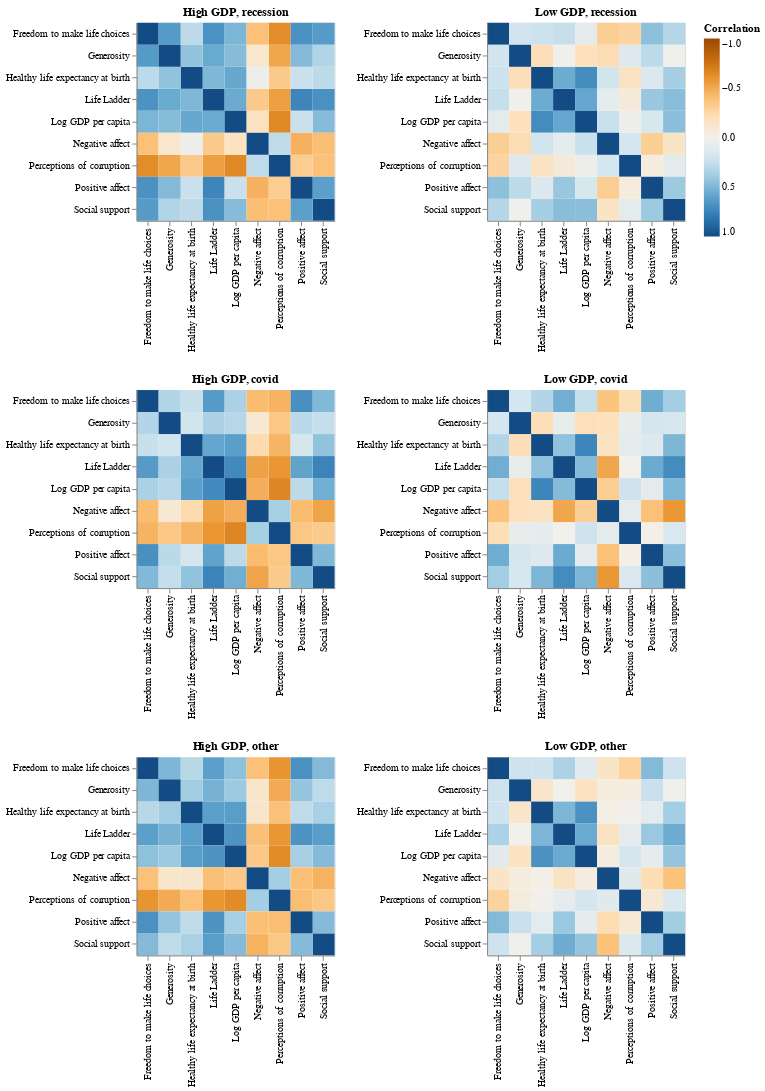

Notebook code for this chart:
### Markdown cell above
<p><p>Based on our breakdown of the Log GDP per capita, we are interested in exploring the impacts of specific global events such as the Great Recession (2008-2009) & the COVID-19 Pandemic (2020-2022), and how these events may have impacted the happiness of populations in both high GDP nations and low GDP nations. By organizing the data further with these two categorical variables, we may see whether a change in these factors would have some significant impact on the relationships between various signifiers of happiness in nations across the world.</p></p>

### Code cell
# split data into 6 groups: high gdp during covid, high gdp during recession, high gdp other,
# low gdp during covid, low gdp during recession, and low gdp other
highgdp_rec = data[(data['Wealth'] == 'High') & (data['Indicator'] == 'recession')]
highgdp_rec.drop(['Wealth', 'Indicator'], axis=1, inplace=True)
lowgdp_rec = data[(data['Wealth'] == 'Low') & (data['Indicator'] == 'recession')]
lowgdp_rec.drop(['Wealth', 'Indicator'], axis=1, inplace=True)
highgdp_covid = data[(data['Wealth'] == 'High') & (data['Indicator'] == 'covid')]
highgdp_covid.drop(['Wealth', 'Indicator'], axis=1, inplace=True)
lowgdp_covid = data[(data['Wealth'] == 'Low') & (data['Indicator'] == 'covid')]
lowgdp_covid.drop(['Wealth', 'Indicator'], axis=1, inplace=True)
highgdp_other = data[(data['Wealth'] == 'High') & (data['Indicator'] == 'other')]
highgdp_other.drop(['Wealth', 'Indicator'], axis=1, inplace=True)
lowgdp_other = data[(data['Wealth'] == 'Low') & (data['Indicator'] == 'other')]
lowgdp_other.drop(['Wealth', 'Indicator'], axis=1, inplace=True)

# compute pairwise correlations of variables for each group
corr_mx1=highgdp_rec.corr()
corr_mx2=lowgdp_rec.corr()
corr_mx3=highgdp_covid.corr()
corr_mx4=lowgdp_covid.corr()
corr_mx5=highgdp_other.corr()
corr_mx6=lowgdp_other.corr()

# create heatmaps based on the correlation matrixes for each group
corr_mx_long1 = pd.melt(corr_mx1.reset_index(), id_vars='index', value_vars=corr_mx1.columns)
corr_mx_long1.columns = ['row', 'col', 'Correlation']

fig1=alt.Chart(corr_mx_long1).mark_rect().encode(
    x=alt.X('col:O', title=None),
    y=alt.Y('row:O',  title=None),
    color=alt.Color('Correlation:Q', scale=alt.Scale(scheme='blueorange', domain=(1,-1)))
)
corr_mx_long2 = pd.melt(corr_mx2.reset_index(), id_vars='index', value_vars=corr_mx2.columns)
corr_mx_long2.columns = ['row', 'col', 'Correlation']

fig2=alt.Chart(corr_mx_long2).mark_rect().encode(
    x=alt.X('col:O', title=None),
    y=alt.Y('row:O',  title=None),
    color=alt.Color('Correlation:Q', scale=alt.Scale(scheme='blueorange', domain=(1,-1)))
)
corr_mx_long3 = pd.melt(corr_mx3.reset_index(), id_vars='index', value_vars=corr_mx3.columns)
corr_mx_long3.columns = ['row', 'col', 'Correlation']

fig3=alt.Chart(corr_mx_long3).mark_rect().encode(
    x=alt.X('col:O', title=None),
    y=alt.Y('row:O',  title=None),
    color=alt.Color('Correlation:Q', scale=alt.Scale(scheme='blueorange', domain=(1,-1)))
)
corr_mx_long4 = pd.melt(corr_mx4.reset_index(), id_vars='index', value_vars=corr_mx4.columns)
corr_mx_long4.columns = ['row', 'col', 'Correlation']

fig4=alt.Chart(corr_mx_long4).mark_rect().encode(
    x=alt.X('col:O', title=None),
    y=alt.Y('row:O',  title=None),
    color=alt.Color('Correlation:Q', scale=alt.Scale(scheme='blueorange', domain=(1,-1)))
)
corr_mx_long5 = pd.melt(corr_mx5.reset_index(), id_vars='index', value_vars=corr_mx5.columns)
corr_mx_long5.columns = ['row', 'col', 'Correlation']

fig5=alt.Chart(corr_mx_long5).mark_rect().encode(
    x=alt.X('col:O', title=None),
    y=alt.Y('row:O',  title=None),
    color=alt.Color('Correlation:Q', scale=alt.Scale(scheme='blueorange', domain=(1,-1)))
)
corr_mx_long6 = pd.melt(corr_mx6.reset_index(), id_vars='index', value_vars=corr_mx6.columns)
corr_mx_long6.columns = ['row', 'col', 'Correlation']

fig6=alt.Chart(corr_mx_long6).mark_rect().encode(
    x=alt.X('col:O', title=None),
    y=alt.Y('row:O',  title=None),
    color=alt.Color('Correlation:Q', scale=alt.Scale(scheme='blueorange', domain=(1,-1)))
)

fig1 = fig1.properties(title='High GDP, recession',
    width=200,
    height=200,
)
fig2 = fig2.properties(title='Low GDP, recession',
    width=200,
    height=200,
)
fig3 = fig3.properties(title='High GDP, covid',
    width=200,
    height=200,
)
fig4 = fig4.properties(title='Low GDP, covid',
    width=200,
    height=200,
)
fig5 = fig5.properties(title='High GDP, other',
    width=200,
    height=200,
)
fig6 = fig6.properties(title='Low GDP, other',
    width=200,
    height=200,
)

row1 = alt.hconcat(fig1, fig2)  
row2 = alt.hconcat(fig3, fig4)  
row3 = alt.hconcat(fig5, fig6)

final_layout = alt.vconcat(row1, row2, row3).configure_axis(
    labelFontSize=10, 
).configure_title(
    fontSize=12  
)

final_layout.display()
